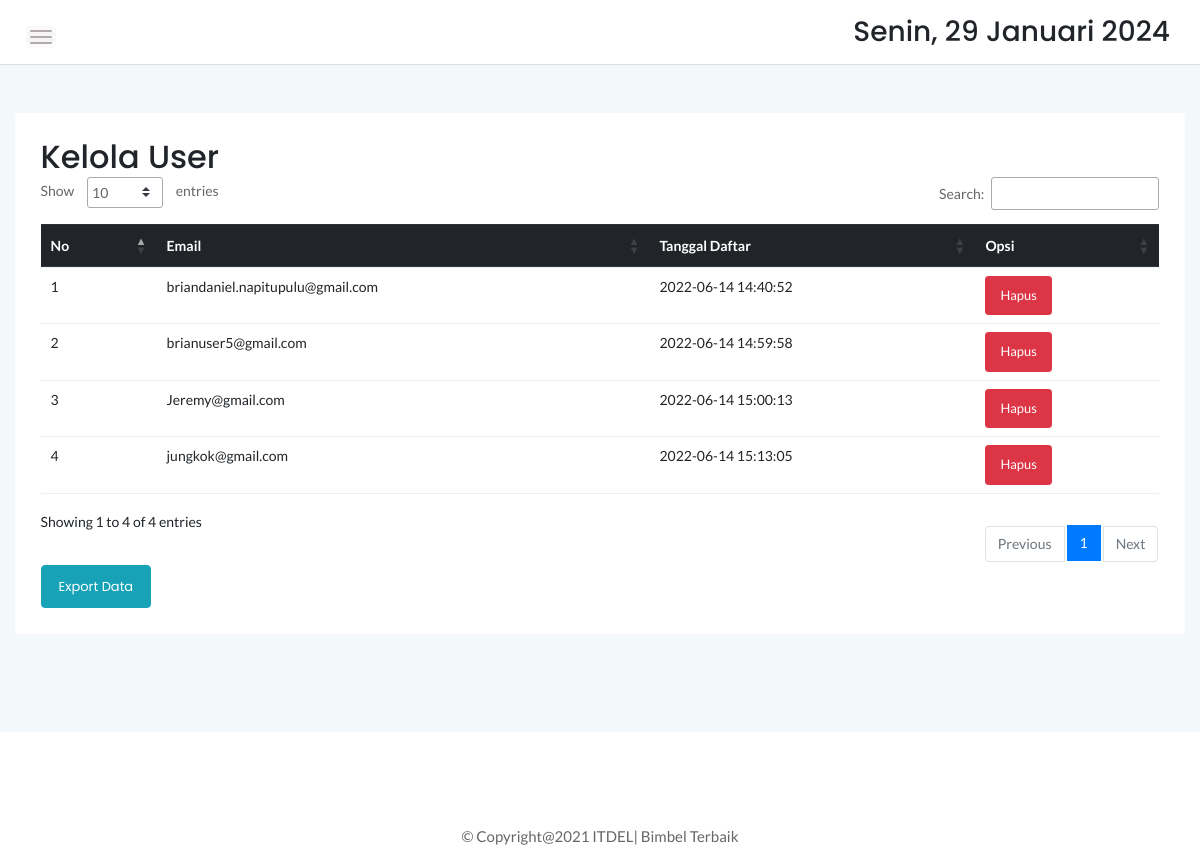
The page /admin/user.php (signed in) on the database its author committed.
### tables this page shows
CREATE TABLE `user` (
  `userid` int(11) NOT NULL,
  `useremail` varchar(50) NOT NULL,
  `userpassword` varchar(50) NOT NULL,
  `tgldaftar` timestamp NOT NULL DEFAULT current_timestamp()
);

### admin/user.php (the view, shortened to what this page needs)
<!doctype html>
<html class="no-js" lang="en">
<?php
    include '../dbconnect.php';
	?>
<head>
    <link rel="stylesheet" href="../assets/css/bootstrap.min.css">
    <link rel="stylesheet" href="../assets/css/font-awesome.min.css">
    <link rel="stylesheet" href="../assets/css/themify-icons.css">
    <link rel="stylesheet" href="../assets/css/metisMenu.css">
    <link rel="stylesheet" href="../assets/css/owl.carousel.min.css">
    <link rel="stylesheet" href="../assets/css/slicknav.min.css">
    <link rel="stylesheet" href="https://www.amcharts.com/lib/3/plugins/export/export.css" type="text/css" media="all" />
	<link rel="stylesheet" type="text/css" href="https://cdn.datatables.net/1.10.19/css/jquery.dataTables.min.css">
    <link rel="stylesheet" type="text/css" href="https://cdn.datatables.net/1.10.19/css/jquery.dataTables.css">
    <link rel="stylesheet" type="text/css" href="https://cdn.datatables.net/1.10.18/css/dataTables.bootstrap4.min.css">
    <link rel="stylesheet" type="text/css" href="https://cdn.datatables.net/responsive/2.2.3/css/responsive.bootstrap.min.css">
    <link rel="stylesheet" type="text/css" href="https://cdn.datatables.net/responsive/2.2.3/css/responsive.jqueryui.min.css">
	<link rel="stylesheet" type="text/css" href="https://cdn.datatables.net/buttons/1.5.2/css/buttons.dataTables.min.css">
    <link rel="stylesheet" href="../assets/css/typography.css">
    <link rel="stylesheet" href="../assets/css/default-css.css">
    <link rel="stylesheet" href="../assets/css/styles.css">
    <link rel="stylesheet" href="../assets/css/responsive.css">
</head>
<body>
    <div class="page-container">
        <div class="main-content">
            <div class="header-area">
                <div class="row align-items-center">
                    <div class="col-md-6 col-sm-8 clearfix">
                        <div class="nav-btn pull-left">
                            <span></span>
                            <span></span>
                            <span></span>
                        </div>
                    </div>
                    <div class="col-md-6 col-sm-4 clearfix">
                        <ul class="notification-area pull-right">
                            <li><h3><div class="date">
						</b></div></h3>
						</li>
                        </ul>
                    </div>
                </div>
            </div>
            <div class="main-content-inner">
                <div class="row mt-5 mb-5">
                    <div class="col-12">
                        <div class="card">
                            <div class="card-body">
                                <div class="d-sm-flex justify-content-between align-items-center">
									<h2>Kelola User</h2>
                                </div>
										 <table id="dataTable3" class="table table-hover" style="width:100%"><thead class="thead-dark">
											<tr>
												<th>No</th>
												<th>Email</th>
												<th>Tanggal Daftar</th>
                                                <th>Opsi</th>
											</tr></thead><tbody>
											<?php
											$form=mysqli_query($conn,"SELECT * FROM user ORDER BY userid ASC");
											$no=1;
											while($b=mysqli_fetch_array($form)){
												?>
												<tr>
													<td><?php echo $no++ ?></td>
													<td><?php echo $b['useremail'] ?></td>
													<td><?php echo $b['tgldaftar'] ?></td><form method="post">
                                                    <td><input type="submit" class="btn btn-danger btn-sm" name="hapus" value="Hapus"></td>
                                                    </form>
												</tr>
                                                <?php
                                                };
											?>
										</tbody>
										</table>
									<a href="exportuser.php" target="_blank" class="btn btn-info">Export Data</a>
                                </div>
                            </div>
                        </div>
                    </div>
                </div>
            </div>
        </div>
        <footer>
            <div class="footer-area">
            <p>&copy; Copyright@2021 ITDEL| Bimbel Terbaik</p>
            </div>
        </footer>
</body>
</html>

### assets/css/styles.css (style rules this page uses)
.page-container { width: 100%; height: 100%; min-height: 100vh; padding-left: 280px; -webkit-transition: padding-left 0.3s ease 0s; transition: padding-left 0.3s ease 0s; }
.card { border: none; border-radius: 4px; background-color: #fff; -webkit-transition: all 0.3s ease 0s; transition: all 0.3s ease 0s; }
.card-body { padding: 25.6px; padding: 1.6rem; }
.main-content { width: 100%; background: #F3F8FB; }
.main-content-inner { padding: 0 30px 50px; }
.header-area { padding: 15px 30px; background: #fff; border-bottom: 1px solid #d8e3e7; }
.nav-btn { margin-right: 30px; margin-top: 10px; cursor: pointer; }
.nav-btn span { display: block; width: 22px; height: 2px; background: #b3aaaa; margin: 4px 0; border-radius: 15px; -webkit-transition: all 0.3s ease 0s; transition: all 0.3s ease 0s; box-shadow: 0 0 0 4px rgba(99, 96, 96, 0.03); }
.notification-area { -webkit-user-select: none; -moz-user-select: none; -ms-user-select: none; user-select: none; position: relative; z-index: 1; }
.notification-area li { display: inline-block; margin-left: 20px; cursor: pointer; -webkit-user-select: none; -moz-user-select: none; -ms-user-select: none; user-select: none; }
.footer-area { text-align: center; padding: 23px 0 19px; background: #fff; }
.footer-area p { color: #676666; margin-bottom: 0; }
.btn { padding: 11px 17px; font-size: 13px; letter-spacing: 0; }
.btn-sm { padding: 9px 14px; }
table tr th { border-bottom: none; }
table tr th, table tr td { border-top: 1px solid rgba(120, 130, 140, 0.13) !important; }
table.dataTable.no-footer { border-bottom: 1px solid rgba(120, 130, 140, 0.13) !important; }
table.dataTable thead th, table.dataTable thead td { border-bottom-color: transparent; }

### assets/css/responsive.css (style rules this page uses)
@media (min-width: 1200px) and (max-width: 1364px) { .main-content-inner { padding: 0 15px 50px; } }
@media (min-width: 1200px) and (max-width: 1364px) { .page-container, .sbar_collapsed.page-container { padding-left: 0; } }

### rows shown on the page
user: useremail "briandaniel.napitupulu@gmail.com", tgldaftar "2022-06-14 14:40:52"
user: useremail "brianuser5@gmail.com", tgldaftar "2022-06-14 14:59:58"
user: useremail "Jeremy@gmail.com", tgldaftar "2022-06-14 15:00:13"
user: useremail "jungkok@gmail.com", tgldaftar "2022-06-14 15:13:05"
